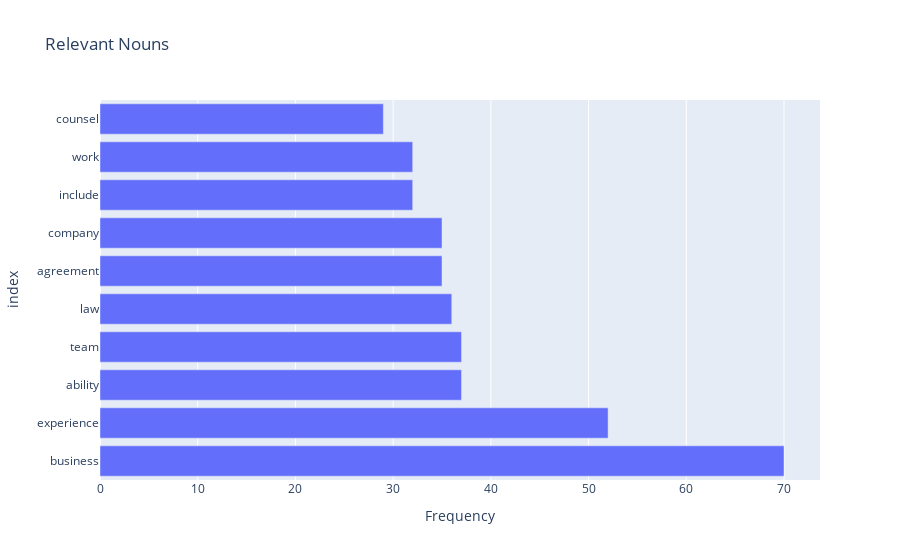

This figure's notebook cell:
### Code cell
tags['Nouns']

### Figure 1 — Plotly figure (JSON) as saved in the notebook; plotly's stock layout.template omitted (floating-point values rounded to 4 significant figures)
{"data": [{"alignmentgroup": "True", "hovertemplate": "Frequency=%{x}<br>index=%{y}<extra></extra>", "legendgroup": "", "marker": {"color": "#636efa", "pattern": {"shape": ""}}, "name": "", "offsetgroup": "", "orientation": "h", "showlegend": false, "textposition": "auto", "type": "bar", "x": [70, 52, 37, 37, 36, 35, 35, 32, 32, 29], "xaxis": "x", "y": ["business", "experience", "ability", "team", "law", "agreement", "company", "include", "work", "counsel"], "yaxis": "y"}], "layout": {"autosize": true, "barmode": "relative", "legend": {"tracegroupgap": 0}, "title": {"text": "Relevant Nouns"}, "xaxis": {"anchor": "y", "autorange": true, "domain": [0, 1], "range": [0, 73.68], "title": {"text": "Frequency"}, "type": "linear"}, "yaxis": {"anchor": "x", "autorange": true, "domain": [0, 1], "range": [-0.5, 9.5], "title": {"text": "index"}, "type": "category"}}}
